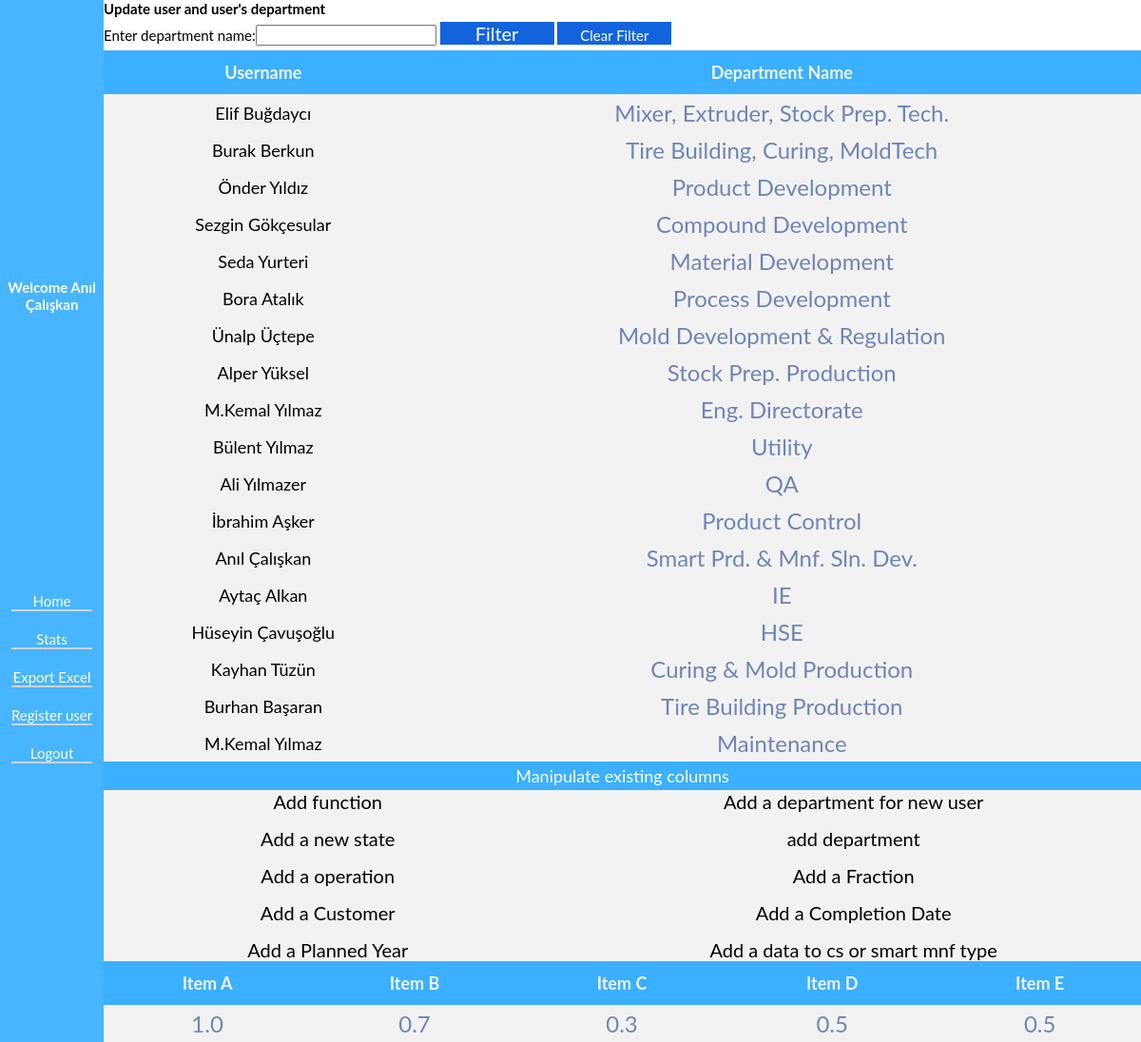
Screenshot of /superuser/ (signed in) with the database file from the repository.
### base/models.py (models this page shows, shortened)
class Department(models.Model):
    name = models.CharField(max_length=200,verbose_name="Enter department name")
    resp = models.ForeignKey(User,on_delete=models.SET_NULL, null=True)

class Weight(models.Model):
    weight = models.DecimalField(max_digits=100,decimal_places=1)

### base/views.py (the view)
# urls.py: path('superuser/',views.superUser,name="superuser"),
def superUser(request):
  if request.user.is_superuser:
    item = Item.objects.all()
    weight = Weight.objects.all()
    projects = Project.objects.all()
    project_count = projects.count()
    dept = Department.objects.all()
    user_list = Department.objects.all()
    respFilter = responsibleFilter(request.GET,queryset=user_list)
    context = { 'project_count': project_count,
                'w':weight,
                'it':item,
                'user_list': user_list,'respFilter':respFilter,'dept':dept,'projects':projects}
    return render(request, 'base/superuser.html',context)
  else:
      return redirect('home')

### base/templates/base/superuser.html (shortened to what this page needs)
{% extends 'main.html' %}
{% block content %}
<div class="wrapper">
    <div class="side">
        <h1>Welcome {{request.user.first_name}}</h1>
        <div class="list">
            <div class="liste">
                <a href="{% url 'home' %}">Home</a>
                {% if request.user.is_superuser %}
                <a href="{% url 'stat' %}">Stats</a>
                <a href="{% url 'export-excel' %}">Export Excel</a>
                <a href="{% url 'register' %}">Register  user</a>
                <a class="cikis" href="{% url 'logout' %}">Logout</a>
                {% endif %}
            </div>
        </div>
    </div>
    <div class="home">
    {% if request.user.is_superuser %}
        <div class="create-section">
            <h2>Update user and user's department</h2>
            <form class="filtre"  action="" method="get">
                {{respFilter.form}}
                <button class="form-btn" type="submit">Filter</button>
                <button class="form-btn"><a  href="{% url 'superuser' %}">Clear Filter</a></button>
            </form>
            <div>
                <table class="userlist">
                    <tr>
                        <th>Username</th>
                        <th>Department Name</th>
                    </tr>
                {% for dept in respFilter.qs %}
                    <tr>
                        <td>{{dept.resp.first_name}}</td>
                        <td><a href="{% url 'update-user' dept.id %}">{{dept.name}}</a></td>
                    </tr>
                {% endfor %}
                </table>
            </div>
        </div>
        {% endif %}
            {% if request.user.is_superuser %}
        <div class="line">Manipulate existing columns</div>
            <div class="add-section">
            <a href="{% url 'add-column' %}"> Add function</a>
            <a href="{% url 'add-responsible' %}">Add a department  for new user</a>
            <a href="{% url 'add-state' %}">Add a new state</a>
            <a href="{% url 'add-department' %}">add department</a>
            <a href="{% url 'add-operation' %}">Add a operation</a>
            <a href="{% url 'add-fraction' %}">Add a Fraction</a>
            <a href="{% url 'add-customer' %}">Add a Customer</a>
            <a href="{% url 'add-completion' %}">Add a Completion Date</a>
            <a href="{% url 'add-year' %}">Add a Planned Year</a>
            <a href="{% url 'add-mnf' %}">Add a data to cs or smart mnf type</a>
            </div>
            <table class="userlist">
                <tr>
                    <th>Item A</th>
                    <th>Item B</th>
                    <th>Item C</th>
                    <th>Item D</th>
                    <th>Item E</th>
                </tr>
                <tr>
                    {% for w in w %}
                    <td><a href="{% url 'update-weight' w.id %}">{{w.weight}}</a></td>
                    {% endfor %}
                </tr>
            </table>
            {% endif %}
        </div>
        </div>
{% endblock content %}

### base/templates/base/superuser.html (style rules this page uses)
* { margin:0; padding:0; font-family: 'Lato', sans-serif; text-decoration:none; font-size:15px; }
body { width:100%; height:100%; font-size:16px; }
.wrapper { display:flex; min-height:1009px; height:auto; font-size:16px; }
.filtre { margin-top:5px; margin-bottom:5px; }
.create-section { width:100%; }
.create-section .form-btn a { color:white; width:100%; }
.create-section .form-btn { border:none; background:#1363DF; cursor:pointer; width:120px; color:white; font-size:20px; }
.wrapper .side { flex:0.3; display:flex; flex-direction:column; justify-content:space-evenly; background:#47B5FF; color:white; min-height:50px; }
.wrapper .side { text-align:center; }
.side a { color:White; border-bottom:2px solid #d2d2d2; }
.side .list { display:flex; flex-direction:column; align-items:center; justify-content:center; }
.home { flex:3; }
.userlist { border-collapse:collapse; width:100%; text-align:center; }
.userlist td, th { padding: 5px; font-size:18px; }
.userlist tr { background-color: #f2f2f2; }
.userlist tr a { color:#6E85B7; font-size:24px; }
.userlist th { padding-top: 12px; padding-bottom: 12px; text-align: center; background-color: #3AB0FF; color: #F2F2F2; }
.line { width:100%; background:#3AB0FF; height:30px; color:white; font-size:larger; display:flex; align-items:center; justify-content:center; }
.add-section { display:grid; grid-template-columns:auto auto; gap:15px; place-items:center; background-color: #f2f2f2; }
.add-section a { color:black; font-size:20px; }
.liste { display:flex; flex-direction:column; text-align:center; gap:20px; }

### rows the page displays
Department: resp.first_name "Elif Buğdaycı", name "Mixer, Extruder, Stock Prep. Tech."
Department: resp.first_name "Burak Berkun", name "Tire Building, Curing, MoldTech"
Department: resp.first_name "Önder Yıldız", name "Product Development"
Department: resp.first_name "Sezgin Gökçesular", name "Compound Development"
Department: resp.first_name "Seda Yurteri", name "Material Development"
Department: resp.first_name "Bora Atalık", name "Process Development"
Department: resp.first_name "Ünalp Üçtepe", name "Mold Development & Regulation"
Department: resp.first_name "Alper Yüksel", name "Stock Prep. Production"
Department: resp.first_name "M.Kemal Yılmaz", name "Eng. Directorate"
Department: resp.first_name "Bülent Yılmaz", name "Utility"
Department: resp.first_name "Ali Yılmazer", name "QA"
Department: resp.first_name "İbrahim Aşker", name "Product Control"
Department: resp.first_name "Anıl Çalışkan", name "Smart Prd. & Mnf. Sln. Dev."
Department: resp.first_name "Aytaç Alkan", name "IE"
Department: resp.first_name "Hüseyin Çavuşoğlu", name "HSE"
Department: resp.first_name "Kayhan Tüzün", name "Curing & Mold Production"
Department: resp.first_name "Burhan Başaran", name "Tire Building Production"
Department: resp.first_name "M.Kemal Yılmaz", name "Maintenance"
Weight: weight "1.0"
Weight: weight "0.7"
Weight: weight "0.3"
Weight: weight "0.5"
Weight: weight "0.5"

### other values shown
{{ request.user.first_name }} "Anıl Çalışkan"
